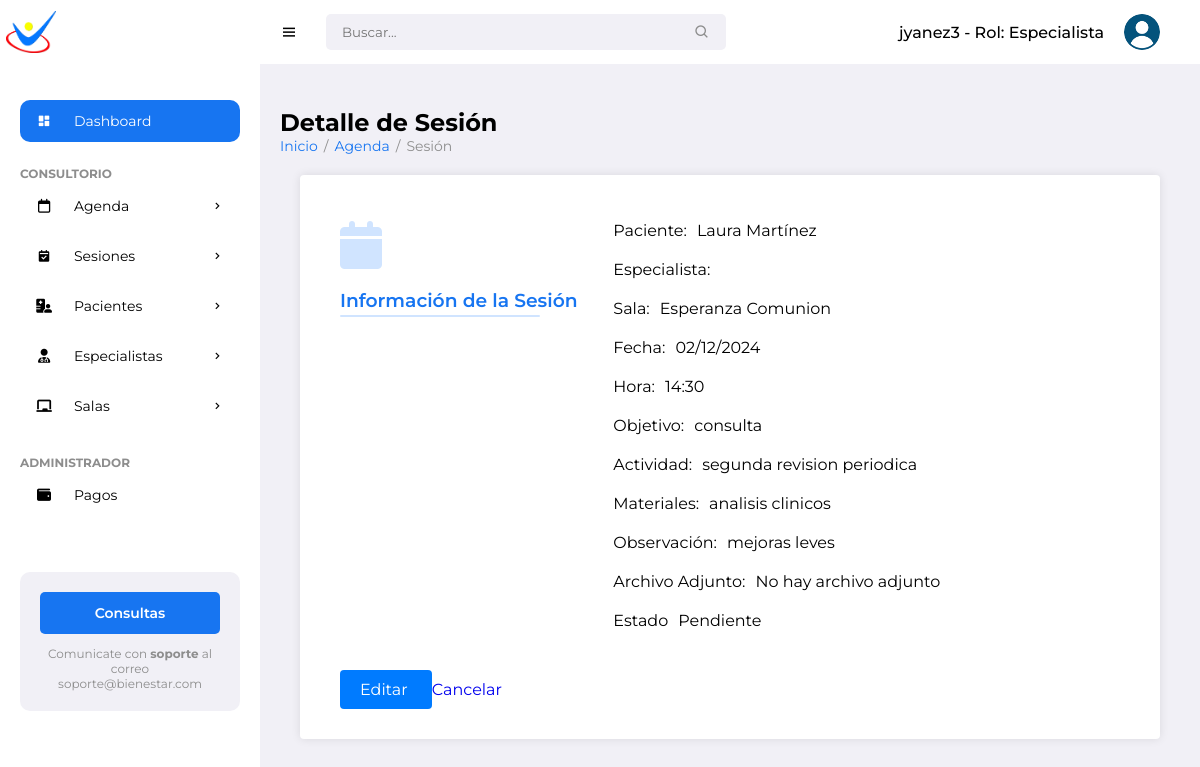
The app's page /sessions/4/ (signed in) with its own data.
### pacientes/models.py (models this page shows, shortened)
class Specialist(models.Model):
    ROLES = [
        ('especialista', 'Especialista'),
        ('administrador', 'Administrador'),
    ]
    user = models.OneToOneField(
    User,
    on_delete=models.CASCADE,
    related_name='specialist_profile',
    null=True  # Temporalmente permite nulos para manejar datos existentes
    )
    specialty = models.CharField(max_length=100)
    phone = models.CharField(max_length=20)
    dni = models.CharField(max_length=20, unique=True)
    profile_image = models.ImageField(upload_to='specialist_images/', null=True, blank=True)
    role = models.CharField(max_length=20, choices=ROLES, default='especialista')

class Session(models.Model):
    STATUS_CHOICES = [
        ('Pendiente', 'Pendiente'),
        ('Realizada', 'Realizada'),
        ('Cancelada', 'Cancelada')
    ]
    patient = models.ForeignKey(Patient, on_delete=models.CASCADE, related_name='sessions')
    specialist = models.ForeignKey(Specialist, on_delete=models.CASCADE, related_name='sessions')
    room = models.ForeignKey(Room, on_delete=models.SET_NULL, null=True, related_name='sessions')
    date = models.DateField()
    time = models.TimeField()
    objective = models.CharField(max_length=255)
    activity = models.TextField()
    materials = models.TextField(blank=True)
    observation = models.TextField(blank=True)
    attachment = models.FileField(upload_to='session_attachments/', blank=True, null=True)
    status = models.CharField(
        max_length=10,
        choices=STATUS_CHOICES,
        default='Pendiente',
        help_text="Estado de la sesión: 'Pendiente', 'Completada o 'Cancelada'."
    )
    paid_in_advance = models.BooleanField(default=False, verbose_name="Pagada por adelantado")

class Patient(models.Model):
    name = models.CharField(max_length=100)
    surname = models.CharField(max_length=100)
    date_of_birth = models.DateField()
    gender = models.CharField(max_length=10, choices=[('M','Male'), ('F','Female')])
    address = models.CharField(max_length=255)
    phone_number = models.CharField(max_length=20)
    email = models.EmailField()
    cost_session = models.DecimalField(max_digits=10, decimal_places=2, default=0)
    photo = models.ImageField(upload_to='patient_photos/', blank=True, null=True)
    marital_status = models.CharField(max_length=20)
    medical_diagnosis = models.TextField()
    attachments = models.FileField(upload_to='patient_attachments/', blank=True, null=True)
    therapy = models.CharField(max_length=100)
    education = models.CharField(max_length=100, default='No especificado')
    therapist = models.ForeignKey(Specialist, on_delete=models.SET_NULL, null=True, related_name='patients')
    medical_history = models.TextField(blank=True, null=True)
    allergies = models.CharField(max_length=255, blank=True)  # Changed from TextField
    emergency_contact_name = models.CharField(max_length=100)
    emergency_contact_phone = models.CharField(max_length=20)  # Updated length
    notes = models.TextField(blank=True)
    created_date = models.DateTimeField(auto_now_add=True)
    status = models.CharField(max_length=50, choices=[
        ('Active', 'Active'),
        ('Discharged', 'Discharged'),
        ('Suspended', 'Suspended')
    ], blank=True,
        null=True)

class Room(models.Model):
    name = models.CharField(max_length=100)
    capacity = models.IntegerField()
    location = models.CharField(max_length=100)
    specialists = models.ManyToManyField(Specialist, related_name='rooms')

### pacientes/views.py (the view, shortened to what this page needs)
# urls.py: path('sessions/<int:session_id>/', views.session_detail, name='session_detail'),
@login_required
def session_detail(request, session_id):
    session = get_object_or_404(Session, id=session_id)
    return render(request, 'pacientes/session/session_detail.html', {'session': session})

### pacientes/templates/pacientes/session/session_detail.html (shortened to what this page needs)
{% extends "pacientes/base/base.html" %}
{% block content %}
<h1>Detalle de Sesión</h1>
<ul class="breadcrumbs">
    <li><a href="{% url 'patient_list' %}">Inicio</a></li>
    <li class="divider">/</li>
    <li><a href="{% url 'calendar' %}">Agenda</a></li>
    <li class="divider">/</li>
    <li><a href="#" class="active">Sesión</a></li>
</ul>
<div class="form-container">
    <form method="post" class="add-form">
        <div class="row section">
            <div class="col-title">
                <i class="fa-solid fa-calendar"></i>
                <h3>Información de la Sesión</h3>
            </div>
            <div class="col-fields">
                <div class="form-group">
                    <label for="{{ form.patient.id_for_label }}">Paciente:</label>
                    <p>{{ session.patient.name }} {{ session.patient.surname }}</p>
                </div>
                <div class="form-group">
                    <label for="{{ form.specialist.id_for_label }}">Especialista:</label>
                </div>
                <div class="form-group">
                    <label for="{{ form.room.id_for_label }}">Sala:</label>
                    <p>{{ session.room.name }}</p>
                </div>
                <div class="form-group">
                    <label for="{{ form.date.id_for_label }}">Fecha:</label>
                    <p>{{ session.date|date:"d/m/Y" }}</p>
                </div>
                <div class="form-group">
                    <label for="{{ form.time.id_for_label }}">Hora:</label>
                    <p>{{ session.time|time:"H:i" }}</p>
                </div>
                <div class="form-group">
                    <label for="{{ form.objective.id_for_label }}">Objetivo:</label>
                    <p>{{ session.objective }}</p>
                </div>
                <div class="form-group">
                    <label for="{{ form.activity.id_for_label }}">Actividad:</label>
                    <p>{{ session.activity }}</p>
                </div>
                <div class="form-group">
                    <label for="{{ form.materials.id_for_label }}">Materiales:</label>
                    <p>{{ session.materials }}</p>
                </div>
                <div class="form-group">
                    <label for="{{ form.observation.id_for_label }}">Observación:</label>
                    <p>{{ session.observation }}</p>
                </div>
                <div class="form-group">
                    <label for="{{ form.attachment.id_for_label }}">Archivo Adjunto:</label>
                    {% if session.attachment %}
                        <a href="{{ session.attachment.url }}" target="_blank">{{ session.attachment.name }}</a>
                    {% else %}
                        <p>No hay archivo adjunto</p>
                    {% endif %}
                </div>
                <div class="form-group">
                    <label for="{{ form.status.id_for_label }}">Estado</label>
                    <p>{{ session.get_status_display }}</p>
                </div>
            </div>
        </div>
        <div class="button-group">
            <a href="{% url 'edit_session' session.id %}" class="btn btn-primary">
                Editar
            </a>
            <a href="{% url 'reservation_list' %}" class="btn btn-secundary">
                Cancelar
            </a>
        </div>
    </form>
</div>
{% endblock %}

### pacientes/templates/pacientes/base/base.html (shortened to what this page needs)
{% load static %}
<!DOCTYPE html>
<html lang="en">
<head>
	<link href='https://unpkg.com/boxicons@2.0.9/css/boxicons.min.css' rel='stylesheet'>
	<link rel="stylesheet" href="https://cdnjs.cloudflare.com/ajax/libs/font-awesome/6.5.2/css/all.min.css">
	<link rel="stylesheet" href="{% static 'pacientes/css/styles.css' %}">
</head>
<body>
		<section id="sidebar">
			<a href="#" class="brand"><img src="{% static 'pacientes/images/min_logo.png' %}" alt="" style="width: 50px;"></a>
			<ul class="side-menu">
				<li><a href="#" class="active"><i class='bx bxs-dashboard icon' ></i> Dashboard</a></li>
				<li class="divider" data-text="Consultorio"></li>
				<li>
					<a href="{% url 'calendar' %}"><i class="fa-regular fa-calendar icon"></i>Agenda <i class='bx bx-chevron-right icon-right' ></i></a>
				</li>
				<li>
					<a href="{% url 'reservation_list' %}">
						<i class='bx bxs-calendar-check icon'></i> Sesiones
						<i class='bx bx-chevron-right icon-right'></i>
					</a>
				</li>
				<li>
					<a href="#"><i class="fa-solid fa-hospital-user icon"></i> Pacientes <i class='bx bx-chevron-right icon-right' ></i></a>
				</li>
				<li>
					<a href="#">
						<i class="fa-solid fa-user-doctor icon"></i> Especialistas
						<i class='bx bx-chevron-right icon-right'></i>
					</a>
				</li>
				<li>
			<a href="#">
				<i class="fas fa-chalkboard icon"></i> Salas
			<i class='bx bx-chevron-right icon-right'></i>
			</a>
	       </li>
			<li class="divider" data-text="Administrador"></li>
			<li><a href="{% url 'payment_list' %}"><i class="fa-solid fa-wallet icon"></i> Pagos</a></li>
		</ul>
			<div class="ads">
				<div class="wrapper">
					<a href="mailto:soporteit@ingenieriaterra.com.ar" class="btn-upgrade">Consultas</a>
					<p>Comunicate con <span>soporte</span> al correo soporte@bienestar.com</p>
				</div>
			</div>
		</section>
	<section id="content">
		<nav>
			<i class='bx bx-menu toggle-sidebar' ></i>
			<form action="#">
				<div class="form-group">
					<input type="text" placeholder="Buscar...">
					<i class='bx bx-search icon' ></i>
				</div>
			</form>
			<div class="profile">
				<span class="username">
					{{ user.username }}
					{% if user.specialist_profile %}
						- Rol: {{ user.specialist_profile.role|title }}
					{% else %}
						- Rol: Usuario sin perfil asignado
					{% endif %}
				</span>
				<img src="{% static 'pacientes/images/usuario.png' %}" alt="">
			</div>
		</nav>
		<main>
			  <div class="main-content">
                {% block content %}{% endblock %}
            </div>
		</main>
</body>
</html>

### records on screen
Session: patient.name "Laura", patient.surname "Martínez", room.name "Esperanza Comunion", date "02/12/2024", time "14:30", objective "consulta", activity "segunda revision periodica", materials "analisis clinicos", observation "mejoras leves", status "Pendiente"

### other values on screen
{{ user.username }} "jyanez3"
{{ user.specialist_profile.role|title }} "Especialista"
